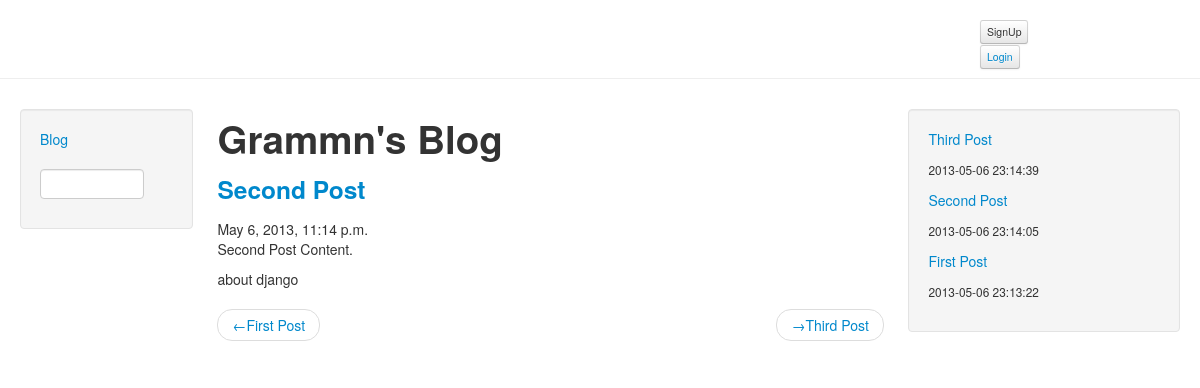
Page /blog/2/ on the earlier database version.
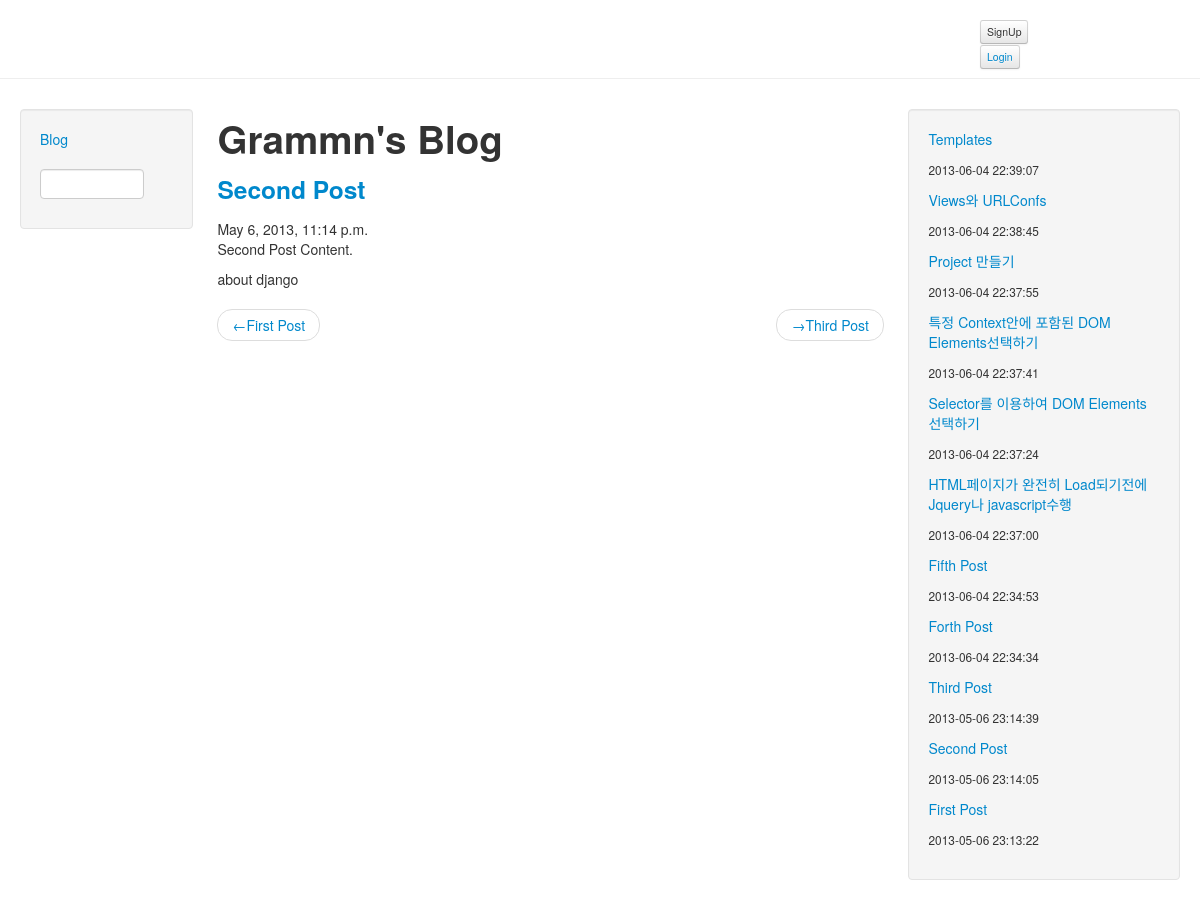
Same page on the later database version.
### blog/models.py (models this page shows, shortened)
class Post(models.Model):
    subject = models.CharField(max_length=100)
    body = models.TextField()
    created = models.DateTimeField()
    tags = managers.TaggableManager()

### blog/views.py (the view)
# urls.py: url(r'blog/(?P<pk>\d+)/$','post'),
def post(request, pk):
    post = Post.objects.get(pk=pk)
    post_list = Post.objects.order_by("-created")
    try:
        prev_post = Post.objects.filter(created__lt=post.created).order_by("-created")[0:1].get()
    except ObjectDoesNotExist:
        prev_post = None
    try:
        next_post= Post.objects.filter(created__gt=post.created).order_by("created")[0:1].get()
    except ObjectDoesNotExist:
        next_post = None
    return render_to_response("postDetail.html",{'post' : post,
                                                 'prev_post':prev_post,
                                                 'next_post':next_post,
                                                 'archives':post_list}
                                               ,context_instance=RequestContext(request))

### blog/templates/postDetail.html (shortened to what this page needs)
{% extends "base.html" %}
{% block content %}
	<H1>Grammn's Blog</H1>
		<h3><a href="/blog/{{ post.pk }}/">{{ post.subject }}</a></h3>
		<div>
			{{ post.created }}
		</div>
		<div>
			{{ post.body|safe|linebreaks }}
		</div>
		<div class="pager">
			{% if prev_post %}
				<li class="previous"><a href="/blog/{{ prev_post.pk }}">&larr;{{ prev_post.subject|truncatechars:30 }}</a></li>
			{% endif %}
			{% if next_post %}
				<li class="next"><a href="/blog/{{ next_post.pk }}">&rarr;{{ next_post.subject|truncatechars:30 }}</a></li>
			{% endif %}
		</div>
{% endblock %}

### blog/templates/archive.html
	{% for archive in archives %}
		<p class="text-info"><a href="/blog/{{ archive.pk }}">{{ archive.subject }}</a></p>
		<p class-"muted"><small>{{ archive.created|date:"Y-m-d H:i:s " }}</small></p>
	{% endfor %}

Differences in the rows shown:
added Post: subject "Templates", created "2013-06-04 22:39:07"
added Post: subject "Views와 URLConfs", created "2013-06-04 22:38:45"
added Post: subject "Project 만들기", created "2013-06-04 22:37:55"
added Post: subject "특정 Context안에 포함된 DOM Elements선택하기", created "2013-06-04 22:37:41"
added Post: subject "Selector를 이용하여 DOM Elements 선택하기", created "2013-06-04 22:37:24"
added Post: subject "HTML페이지가 완전히 Load되기전에 Jquery나 javascript수행", created "2013-06-04 22:37:00"
added Post: subject "Fifth Post", created "2013-06-04 22:34:53"
added Post: subject "Forth Post", created "2013-06-04 22:34:34"
